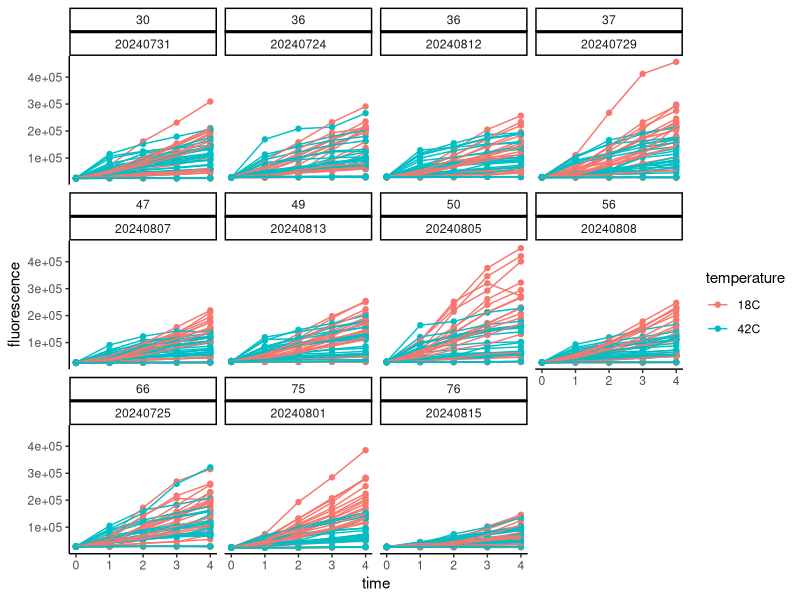
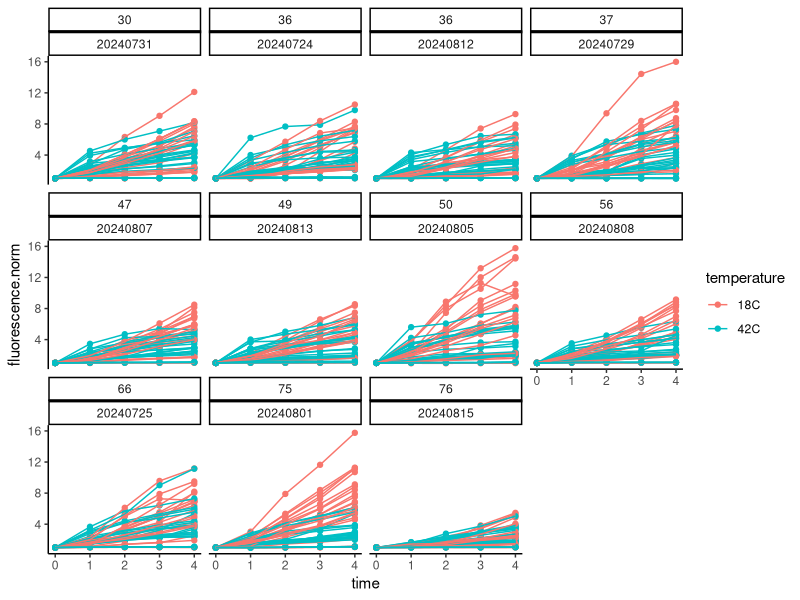
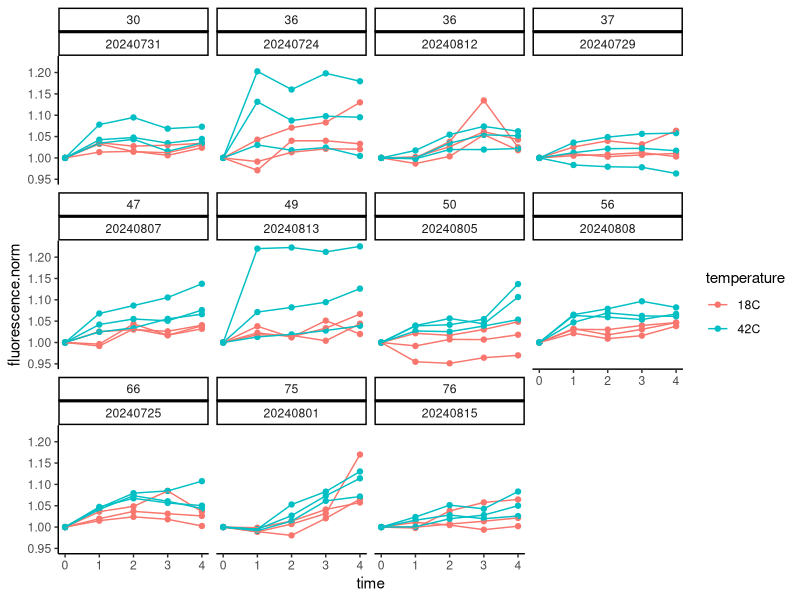
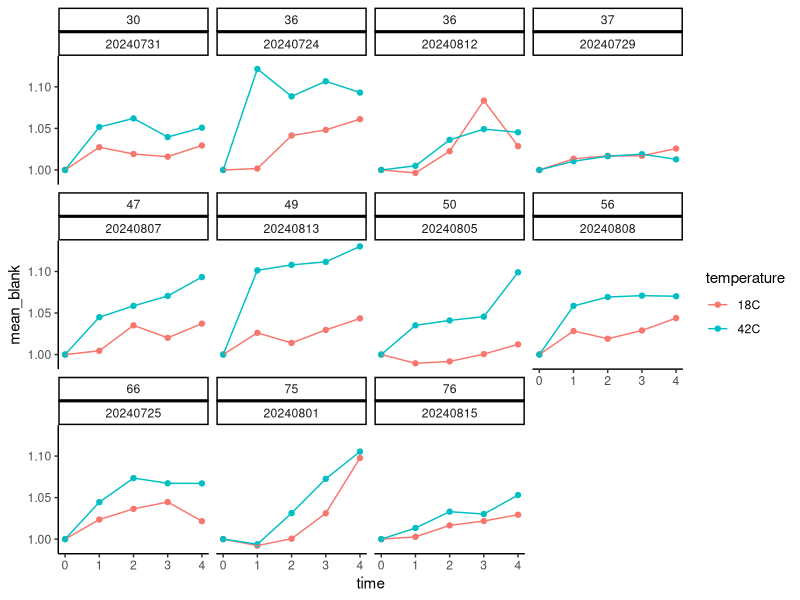
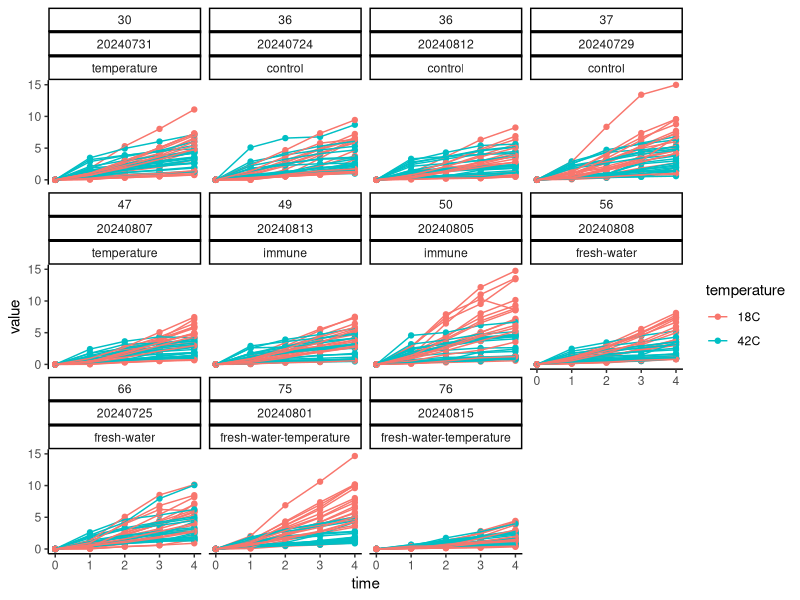
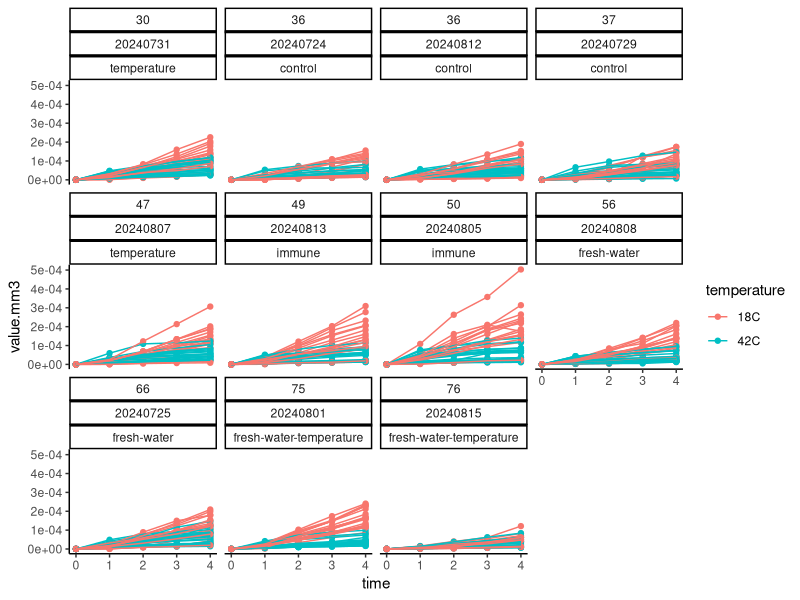
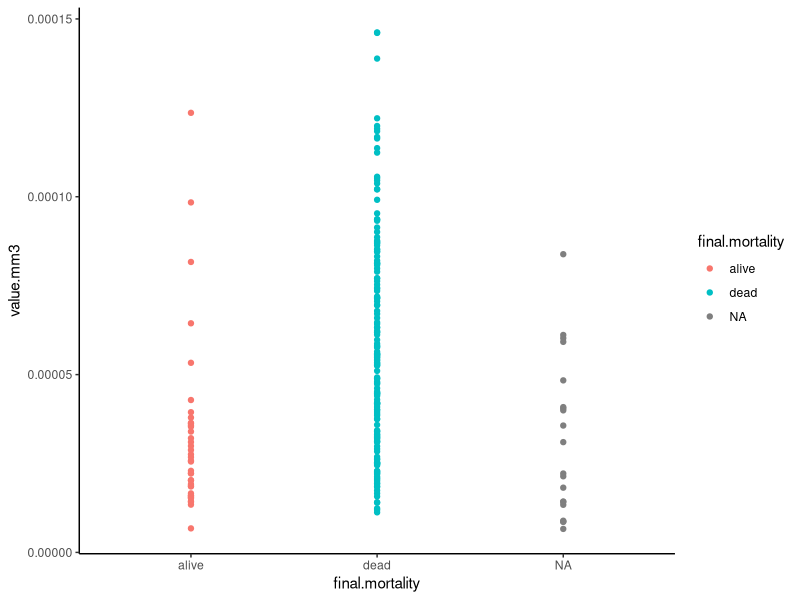
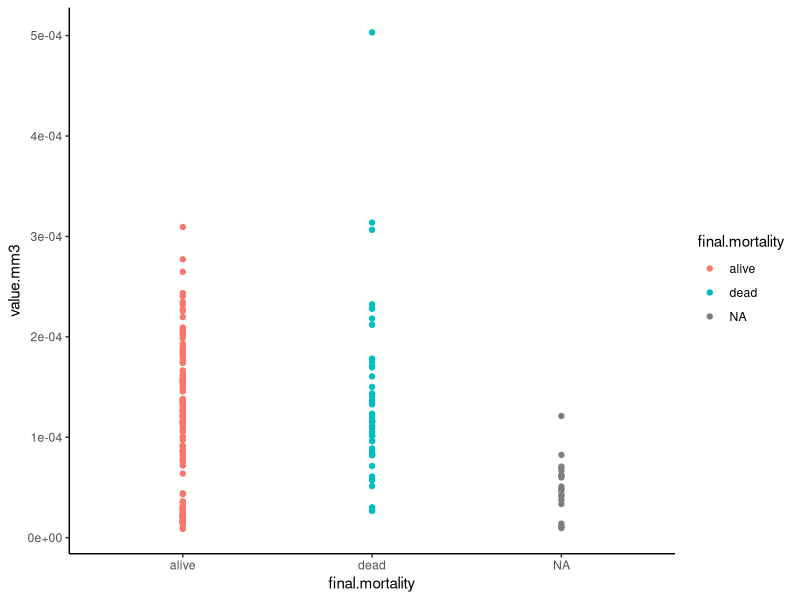

Write R code to recreate these figures, in order. (Note: this script raises an error after producing the figures.)
## ---- chunk 1
knitr::opts_chunk$set(echo = TRUE, warning = FALSE, message = FALSE)
## ---- chunk 2
library(MASS) 
library(tidyverse)
library(ggplot2)
library(readxl)
library(cowplot)
library(lme4)
library(lmerTest)
library(car)
library(effects)
library(emmeans)
## ---- chunk 3
#read in files
data <- read_csv("data/resazurin/resazurin_data.csv")

data<-data%>%
  pivot_longer(names_to="time", values_to="fluorescence", cols=`0`:`4`)%>%
  mutate(time=as.numeric(time))
## ---- chunk 4
surv<-read_excel("data/survival/survival_resazurin.xlsx")

surv<-surv%>%
  pivot_longer(names_to="time", values_to="status", cols=`0`:`24`)%>%
  mutate(time=as.numeric(time))%>%
  rename(date=date.resazurin, sample=oyster)%>%
  mutate(sample=as.character(sample))
## ---- chunk 5
size <- read_csv("data/resazurin/resazurin-size.csv")%>%select(!notes)%>%mutate(sample=as.character(sample))
## ---- chunk 6
data<-left_join(data, surv)

data<-left_join(data,size)
## ---- chunk 7
final<-surv%>%
  filter(time==24)%>%
  rename(final.mortality=status)%>%
  select(!time)

data<-left_join(data, final)
## ---- chunk 8
data<-data%>%
  mutate(final.mortality = case_when(
    final.mortality == 0 ~ "alive",
    final.mortality == 1 ~ "dead",
    TRUE ~ as.character(final.mortality)  # To handle any other values
  ))
## ---- chunk 9
data%>%
  ggplot(aes(x=time, y=fluorescence, colour=temperature, group=sample))+
  facet_wrap(~bag*date)+
  geom_point()+
  geom_line()+
  theme_classic()
## ---- chunk 10
data<-data%>%
  group_by(date, bag, sample, width.mm, length.mm)%>%
  arrange(date, bag, sample)%>%
  mutate(fluorescence.norm=fluorescence/first(fluorescence))
## ---- chunk 11
data%>%
  ggplot(aes(x=time, y=fluorescence.norm, colour=temperature, group=sample))+
  facet_wrap(~bag*date)+
  geom_point()+
  geom_line()+
  theme_classic()
## ---- chunk 12
data%>%
  filter(type=="blank")%>%
  ggplot(aes(x=time, y=fluorescence.norm, colour=temperature, group=sample))+
  facet_wrap(~bag*date)+
  geom_point()+
  geom_line()+
  theme_classic()
## ---- chunk 13
blanks<-data%>%
  filter(type=="blank")%>%
  group_by(date, bag, temperature, time)%>%
  summarise(mean_blank=mean(fluorescence.norm))
## ---- chunk 14
blanks%>%
  ggplot(aes(x=time, y=mean_blank, colour=temperature))+
  facet_wrap(~bag*date)+
  geom_point()+
  geom_line()+
  theme_classic()
## ---- chunk 15
data<-left_join(data, blanks)

data<-data%>%
  filter(!type=="blank")%>%
  mutate(value=fluorescence.norm-mean_blank)
## ---- chunk 16
data%>%
  ggplot(aes(x=time, y=value, colour=temperature, group=sample))+
  facet_wrap(~bag*date*hardening)+
  geom_point()+
  geom_line()+
  theme_classic()
## ---- chunk 17
data<-data%>%
  select(!type)%>%
  select(!fluorescence.norm)%>%
  select(!mean_blank)%>%
  select(!fluorescence)
## ---- chunk 18
data$volume.mm3<-(4/3) * pi * ((data$length.mm/2) * (data$width.mm/2))^2

data$value.mm3<-data$value/data$volume.mm3
## ---- chunk 19
data%>%
  ggplot(aes(x=time, y=value.mm3, colour=temperature, group=sample))+
  facet_wrap(~bag*date*hardening)+
  geom_point()+
  geom_line()+
  theme_classic()
## ---- chunk 20
data%>%
  filter(time==4)%>%
  filter(temperature=="42C")%>%
  
  ggplot(aes(x=final.mortality, y=value.mm3, colour=final.mortality))+
  geom_point()+
  theme_classic()

data%>%
  filter(time==4)%>%
  filter(temperature=="18C")%>%
  
  ggplot(aes(x=final.mortality, y=value.mm3, colour=final.mortality))+
  geom_point()+
  theme_classic()
## ---- chunk 21
data%>%
  filter(time==4)%>%
  
  ggplot(aes(x=volume.mm3, y=final.mortality, colour=final.mortality))+
  geom_violin()+
  theme_classic()
## ---- chunk 22
data$time<-as.factor(data$time)
## ---- chunk 23
hist(data$volume.mm3)
## ---- chunk 24
data<-data%>%
  filter(volume.mm3<150000)

hist(data$volume.mm3)
## ---- chunk 25
model.size<-lmer(sqrt(value) ~ time * temperature * scale(volume.mm3) + (1|bag) + (1|date:bag:sample), data=data)

summary(model.size)
anova(model.size)
rand(model.size)

qqPlot(residuals(model.size))

plot(Effect(c("volume.mm3"), model.size))
## ---- chunk 26
data%>%
  ggplot(aes(x=time, y=sqrt(value), colour=scale(volume.mm3), group=paste(date, bag, sample)))+
  facet_wrap(~temperature)+
  scale_colour_gradientn(colours=c("blue", "lightblue", "white","pink", "red"))+
  geom_point()+
  geom_line()+
  theme_classic()
## ---- chunk 27
final<-data%>%
  filter(time=="4")
## ---- chunk 28
model.size2<-lmer(sqrt(value) ~ temperature * scale(volume.mm3) + (1|bag), data=data)

summary(model.size2)
anova(model.size2)
rand(model.size2)

qqPlot(residuals(model.size2))

plot(Effect(c("volume.mm3"), model.size2))
## ---- chunk 29
final%>%
  
  ggplot(aes(x=volume.mm3, y=sqrt(value)))+
  #facet_wrap(~temperature)+
  geom_point()+
  geom_smooth(method="lm")+
  theme_classic()
## ---- chunk 30
correlation18C <- lm(sqrt(value) ~ volume.mm3, data = final%>%filter(temperature=="18C"))

corrplot18C<-ggplot(final%>%filter(temperature=="18C"), aes(x = volume.mm3, y = sqrt(value))) +
      geom_point() + 
      geom_smooth(method = "lm", se = TRUE) + 
      theme_classic()+
      labs(title = "y=8.101e-06 + 1.631 (18°C)");corrplot18C
  
      
correlation42C <- lm(sqrt(value) ~ volume.mm3, data = final%>%filter(temperature=="42C"))

corrplot42C<-ggplot(final%>%filter(temperature=="42C"), aes(x = volume.mm3, y = sqrt(value))) +
      geom_point() + 
      geom_smooth(method = "lm", se = TRUE) + 
      theme_classic()+
      labs(title = "y=5.773e-06 + 1.233 (42°C)");corrplot42C
    
  
## ---- chunk 31
model<-lmer(value.mm3 ~ time * temperature * hardening + (1|bag) + (1|date:bag:sample), data=data)

qqPlot(residuals(model))

hist(data$value.mm3)
## ---- chunk 32
# Extract raw residuals
data$raw_resid <- residuals(model)

# Standardize residuals
data$std_resid <- data$raw_resid / sd(data$raw_resid)

# Flag potential outliers
outlier_threshold <- 3
data$outlier_flag <- abs(data$std_resid) > outlier_threshold

# Filter rows flagged as outliers
outliers <- data %>% filter(outlier_flag == TRUE)
print(outliers)

# Plot standardized residuals
ggplot(data, aes(x = seq_along(std_resid), y = std_resid)) +
  geom_point(aes(color = outlier_flag), size = 2) +
  geom_hline(yintercept = c(-outlier_threshold, outlier_threshold), linetype = "dashed", color = "red") +
  labs(title = "Standardized Residuals with Outliers", x = "Index", y = "Standardized Residual") +
  theme_minimal()
## ---- chunk 33
data<-data%>%
  filter(!outlier_flag==TRUE)
## ---- chunk 34
hist(data$value.mm3)
## ---- chunk 35
data<-data%>%
  filter(!c(time=="4"& hardening=="temperature" & final.mortality=="alive" & temperature=="42C" & value.mm3>0.0001))
## ---- chunk 36
data%>%
  ggplot(aes(x=time, y=value.mm3, colour=temperature, group=sample))+
  facet_wrap(~bag*date*hardening)+
  geom_point()+
  geom_line()+
  theme_classic()
## ---- chunk 37
model<-lmer(sqrt(value.mm3) ~ time * temperature * hardening + (1|hardening:bag) + (1|date:bag:sample), data=data)

summary(model)
anova(model)
rand(model)

qqPlot(residuals(model))
## ---- chunk 38
plot1<-data%>%

  ggplot(aes(x=time, y=value.mm3, color=temperature, fill=temperature))+
  facet_grid(~hardening)+
  geom_point(alpha=0.5)+
  geom_smooth(aes(group=temperature))+
  scale_colour_manual(values=c("cyan4", "orange"))+
  scale_fill_manual(values=c("cyan4", "orange"))+
  theme_classic()+
  xlab("Hour");plot1

plot1a<-data%>%

  ggplot(aes(x=time, y=value.mm3, color=hardening, fill=hardening))+
  facet_grid(~temperature)+
  geom_point(alpha=0.5)+
  geom_smooth(aes(group=hardening))+
  #scale_colour_manual(values=c("cyan4", "orange"))+
  #scale_fill_manual(values=c("cyan4", "orange"))+
  theme_classic()+
  xlab("Hour");plot1a
## ---- chunk 39
plot2<-data%>%
  group_by(temperature, hardening, time)%>%
  summarize(mean=mean(value.mm3, na.rm=TRUE), se=sd(value.mm3, na.rm=TRUE)/sqrt(length(value.mm3)))%>%

  ggplot(aes(x=time, y=mean, color=temperature, fill=temperature))+
  facet_grid(~hardening)+
  geom_point(alpha=0.5)+
  geom_errorbar(aes(ymin=mean-se, ymax=mean+se), width=0.1)+
  geom_line(aes(group=temperature))+
  scale_colour_manual(values=c("cyan4", "orange"))+
  scale_fill_manual(values=c("cyan4", "orange"))+
  theme_classic()+
  xlab("Hour");plot2

plot2a<-data%>%
  group_by(temperature, hardening, time)%>%
  summarise(mean=mean(value.mm3, na.rm=TRUE), se=sd(value.mm3, na.rm=TRUE)/sqrt(length(value.mm3)))%>%

  ggplot(aes(x=time, y=mean, color=hardening, fill=hardening))+
  facet_grid(~temperature)+
  geom_errorbar(aes(ymin=mean-se, ymax=mean+se), width=0.1)+
  geom_point(alpha=0.5)+
  geom_line(aes(group=hardening))+
  #scale_colour_manual(values=c("cyan4", "orange"))+
  #scale_fill_manual(values=c("cyan4", "orange"))+
  theme_classic()+
  xlab("Hour");plot2a
## ---- chunk 40
anova(model)

emm<-emmeans(model, ~hardening|temperature|time, adjust = "tukey")
pairs(emm)

## ---- chunk 41
emm<-emmeans(model, ~temperature|hardening|time, adjust = "tukey")
pairs(emm)
## ---- chunk 42
final<-data%>%
  filter(time==4)

model2<-lmer(sqrt(value.mm3) ~ temperature * hardening + (1|hardening:bag), data=final)
summary(model2)

qqPlot(residuals(model2))

hist(final$value.mm3)
## ---- chunk 43
# Extract raw residuals
final$raw_resid <- residuals(model2)

# Standardize residuals
final$std_resid <- final$raw_resid / sd(final$raw_resid)

# Flag potential outliers
outlier_threshold <- 3
final$outlier_flag <- abs(final$std_resid) > outlier_threshold

# Filter rows flagged as outliers
outliers <- final %>% filter(outlier_flag == TRUE)
print(outliers)

# Plot standardized residuals
ggplot(final, aes(x = seq_along(std_resid), y = std_resid)) +
  geom_point(aes(color = outlier_flag), size = 2) +
  geom_hline(yintercept = c(-outlier_threshold, outlier_threshold), linetype = "dashed", color = "red") +
  labs(title = "Standardized Residuals with Outliers", x = "Index", y = "Standardized Residual") +
  theme_minimal()
## ---- chunk 44
hist(final$value.mm3)
## ---- chunk 45
final%>%
  ggplot(aes(x=hardening, y=value.mm3, colour=temperature, group=sample))+
  geom_point()+
  theme_classic()
## ---- chunk 46
model2<-lmer(sqrt(value.mm3) ~ temperature * hardening + (1|hardening:bag), data=final)

summary(model2)
anova(model2)
rand(model2)

qqPlot(residuals(model2))
## ---- chunk 47
plot3<-final%>%

  ggplot(aes(x=hardening, y=value.mm3, color=temperature))+
  geom_boxplot(position=position_dodge(0.5))+
  geom_point(alpha=0.5, position=position_dodge(0.5))+
  scale_colour_manual(values=c("cyan4", "orange"))+
  theme_classic()+
  xlab("Hardening Treatment");plot3

plot3a<-final%>%

  ggplot(aes(x=temperature, y=value.mm3, color=hardening))+
  geom_boxplot(position=position_dodge(0.9))+
  geom_point(alpha=0.5, position=position_dodge(0.9))+
  #scale_colour_manual(values=c("cyan4", "orange"))+
  theme_classic()+
  xlab("Temperature");plot3a
## ---- chunk 48
plot4<-final%>%
  group_by(temperature, hardening)%>%
  summarise(mean=mean(value.mm3, na.rm=TRUE), se=sd(value.mm3, na.rm=TRUE)/sqrt(length(value.mm3)))%>%

  ggplot(aes(x=hardening, y=mean, color=temperature, fill=temperature))+
  geom_point(alpha=0.5)+
  geom_errorbar(aes(ymin=mean-se, ymax=mean+se), width=0.1)+
  scale_colour_manual(values=c("cyan4", "orange"))+
  scale_fill_manual(values=c("cyan4", "orange"))+
  theme_classic()+
  xlab("Hardening Treatment");plot4

plot4a<-final%>%
  group_by(temperature, hardening)%>%
  summarise(mean=mean(value.mm3, na.rm=TRUE), se=sd(value.mm3, na.rm=TRUE)/sqrt(length(value.mm3)))%>%

  ggplot(aes(x=temperature, y=mean, color=hardening, fill=hardening))+
  geom_point(alpha=0.5, position=position_dodge(0.7))+
  geom_errorbar(aes(ymin=mean-se, ymax=mean+se), width=0.1, position=position_dodge(0.7))+
  #scale_colour_manual(values=c("cyan4", "orange"))+
  #scale_fill_manual(values=c("cyan4", "orange"))+
  theme_classic()+
  xlab("Temperature");plot4a
## ---- chunk 49
anova(model2)

emm<-emmeans(model2, ~hardening|temperature, adjust = "tukey")
pairs(emm)

## ---- chunk 50
emm<-emmeans(model, ~temperature|hardening, adjust = "tukey")
pairs(emm)

## ---- chunk 51
final_mort<-data%>%
  filter(time==4)

model3<-lmer(sqrt(value.mm3) ~ temperature * hardening * final.mortality + (1|hardening:bag), data=final_mort)

qqPlot(residuals(model3))

hist(final_mort$value.mm3)
## ---- chunk 52
# Extract raw residuals
final_mort$raw_resid <- residuals(model3)

# Standardize residuals
final_mort$std_resid <- final_mort$raw_resid / sd(final_mort$raw_resid)

# Flag potential outliers
outlier_threshold <- 3
final_mort$outlier_flag <- abs(final_mort$std_resid) > outlier_threshold

# Filter rows flagged as outliers
outliers <- final_mort %>% filter(outlier_flag == TRUE)
print(outliers)

# Plot standardized residuals
ggplot(final_mort, aes(x = seq_along(std_resid), y = std_resid)) +
  geom_point(aes(color = outlier_flag), size = 2) +
  geom_hline(yintercept = c(-outlier_threshold, outlier_threshold), linetype = "dashed", color = "red") +
  labs(title = "Standardized Residuals with Outliers", x = "Index", y = "Standardized Residual") +
  theme_minimal()
## ---- chunk 53
hist(final$value.mm3)
## ---- chunk 54
final%>%
  ggplot(aes(x=hardening, y=value.mm3, colour=temperature, group=sample))+
  facet_wrap(~final.mortality)+
  geom_point(position=position_dodge(0.5))+
  theme_classic()
## ---- chunk 55
model3<-lmer(sqrt(value.mm3) ~ temperature * hardening * final.mortality + (1|hardening:bag), data=final)

summary(model3)
anova(model3)
rand(model3)

qqPlot(residuals(model3))
## ---- chunk 56
plot5<-final%>%

  ggplot(aes(x=hardening, y=value.mm3, color=final.mortality))+
  facet_grid(~temperature)+
  geom_boxplot(position=position_dodge(0.5))+
  geom_point(alpha=0.5, position=position_dodge(0.5))+
  scale_colour_manual(values=c("darkgray", "darkred"))+
  theme_classic()+
  xlab("Hardening Treatment");plot5

plot5a<-final%>%

  ggplot(aes(x=hardening, y=value.mm3, color=temperature))+
  facet_grid(~final.mortality)+
  geom_boxplot(position=position_dodge(0.9))+
  geom_point(alpha=0.5, position=position_dodge(0.9))+
  scale_colour_manual(values=c("cyan4", "orange"))+
  theme_classic()+
  xlab("Temperature");plot5a

plot5b<-final%>%

  ggplot(aes(x=final.mortality, y=value.mm3, color=temperature))+
  facet_grid(~hardening)+
  geom_boxplot(position=position_dodge(0.9))+
  geom_point(alpha=0.5, position=position_dodge(0.9))+
  scale_colour_manual(values=c("cyan4", "orange"))+
  theme_classic()+
  xlab("Final Mortality");plot5b
## ---- chunk 57
plot6<-final%>%
  group_by(hardening, final.mortality, temperature)%>%
  summarise(mean=mean(value.mm3, na.rm=TRUE), se=sd(value.mm3, na.rm=TRUE)/sqrt(length(value.mm3)))%>%

  ggplot(aes(x=hardening, y=mean, color=final.mortality))+
  facet_grid(~temperature)+
  geom_errorbar(aes(ymin=mean-se, ymax=mean+se), width=0.1, position=position_dodge(0.5))+
  geom_point(alpha=0.5, position=position_dodge(0.5))+
  scale_colour_manual(values=c("darkgray", "darkred"))+
  theme_classic()+
  xlab("Hardening Treatment");plot6

plot6a<-final%>%
  group_by(hardening, final.mortality, temperature)%>%
  summarise(mean=mean(value.mm3, na.rm=TRUE), se=sd(value.mm3, na.rm=TRUE)/sqrt(length(value.mm3)))%>%

  ggplot(aes(x=hardening, y=mean, color=temperature))+
  facet_grid(~final.mortality)+
  geom_point(alpha=0.5, position=position_dodge(0.9))+
  geom_errorbar(aes(ymin=mean-se, ymax=mean+se), width=0.1, position=position_dodge(0.9))+
  scale_colour_manual(values=c("cyan4", "orange"))+
  theme_classic()+
  xlab("Hardening");plot6a

plot6b<-final%>%
  group_by(hardening, final.mortality, temperature)%>%
  summarise(mean=mean(value.mm3, na.rm=TRUE), se=sd(value.mm3, na.rm=TRUE)/sqrt(length(value.mm3)))%>%

  ggplot(aes(x=final.mortality, y=mean, color=temperature))+
  facet_grid(~hardening)+
  geom_line(aes(group=temperature), position=position_dodge(0.9))+
  geom_point(alpha=0.5, position=position_dodge(0.9))+
  geom_errorbar(aes(ymin=mean-se, ymax=mean+se), width=0.1, position=position_dodge(0.9))+
  scale_colour_manual(values=c("cyan4", "orange"))+
  theme_classic()+
  xlab("Final Mortality");plot6b
## ---- chunk 58
anova(model3)

emm<-emmeans(model3, ~final.mortality|temperature|hardening, adjust = "tukey")
pairs(emm)
## ---- chunk 59
final_18C<-data%>%
  filter(time==4)%>%
  filter(temperature=="18C")

model4<-lmer(sqrt(value.mm3) ~ hardening * final.mortality + (1|hardening:bag), data=final_18C)

qqPlot(residuals(model4))

hist(final_18C$value.mm3)
## ---- chunk 60
# Extract raw residuals
final_18C$raw_resid <- residuals(model4)

# Standardize residuals
final_18C$std_resid <- final_18C$raw_resid / sd(final_18C$raw_resid)

# Flag potential outliers
outlier_threshold <- 3
final_18C$outlier_flag <- abs(final_18C$std_resid) > outlier_threshold

# Filter rows flagged as outliers
outliers <- final_18C %>% filter(outlier_flag == TRUE)
print(outliers)

# Plot standardized residuals
ggplot(final_18C, aes(x = seq_along(std_resid), y = std_resid)) +
  geom_point(aes(color = outlier_flag), size = 2) +
  geom_hline(yintercept = c(-outlier_threshold, outlier_threshold), linetype = "dashed", color = "red") +
  labs(title = "Standardized Residuals with Outliers", x = "Index", y = "Standardized Residual") +
  theme_minimal()
## ---- chunk 61
hist(final_18C$value.mm3)
## ---- chunk 62
final_18C%>%
  ggplot(aes(x=hardening, y=value.mm3, colour=final.mortality, group=sample))+
  geom_point(position=position_dodge(0.5))+
  theme_classic()
## ---- chunk 63
model4<-lmer(sqrt(value.mm3) ~ hardening * final.mortality + (1|hardening:bag), data=final_18C)

summary(model4)
anova(model4)
rand(model4)

qqPlot(residuals(model4))
## ---- chunk 64
plot7<-final_18C%>%

  ggplot(aes(x=hardening, y=value.mm3, color=final.mortality))+
  geom_boxplot(position=position_dodge(0.5))+
  geom_point(alpha=0.5, position=position_dodge(0.5))+
  scale_colour_manual(values=c("darkgray", "darkred"))+
  theme_classic()+
  xlab("Hardening Treatment");plot7

plot7a<-final_18C%>%

  ggplot(aes(x=temperature, y=value.mm3, color=hardening))+
  geom_boxplot(position=position_dodge(0.9))+
  geom_point(alpha=0.5, position=position_dodge(0.9))+
  theme_classic()+
  xlab("Temperature");plot7a
## ---- chunk 65
plot8<-final_18C%>%
  group_by(hardening, final.mortality)%>%
  summarise(mean=mean(value.mm3, na.rm=TRUE), se=sd(value.mm3, na.rm=TRUE)/sqrt(length(value.mm3)))%>%
  
  ggplot(aes(x=hardening, y=mean, color=final.mortality))+
  geom_errorbar(aes(ymin=mean-se, ymax=mean+se), width=0.1, position=position_dodge(0.5))+
  geom_point(alpha=0.5, position=position_dodge(0.5))+
  scale_colour_manual(values=c("darkgray", "darkred"))+
  theme_classic()+
  xlab("Hardening Treatment");plot8

plot8a<-final_18C%>%
  group_by(hardening, final.mortality)%>%
  summarise(mean=mean(value.mm3, na.rm=TRUE), se=sd(value.mm3, na.rm=TRUE)/sqrt(length(value.mm3)))%>%

  ggplot(aes(x=final.mortality, y=mean, color=hardening))+
  geom_errorbar(aes(ymin=mean-se, ymax=mean+se), width=0.1, position=position_dodge(0.1))+
  geom_point(alpha=0.5, position=position_dodge(0.1))+
  geom_line(aes(group=hardening))+
  theme_classic()+
  xlab("Final Mortality");plot8a
## ---- chunk 66
anova(model4)

emm<-emmeans(model4, ~final.mortality|hardening, adjust = "tukey")
pairs(emm)
## ---- chunk 67
final_42C<-data%>%
  filter(time==4)%>%
  filter(temperature=="42C")

model5<-lmer(sqrt(value.mm3) ~ hardening * final.mortality + (1|hardening:bag), data=final_42C)

qqPlot(residuals(model5))

hist(final_42C$value.mm3)
## ---- chunk 68
# Extract raw residuals
final_42C$raw_resid <- residuals(model5)

# Standardize residuals
final_42C$std_resid <- final_42C$raw_resid / sd(final_42C$raw_resid)

# Flag potential outliers
outlier_threshold <- 3
final_42C$outlier_flag <- abs(final_42C$std_resid) > outlier_threshold

# Filter rows flagged as outliers
outliers <- final_42C %>% filter(outlier_flag == TRUE)
print(outliers)

# Plot standardized residuals
ggplot(final_42C, aes(x = seq_along(std_resid), y = std_resid)) +
  geom_point(aes(color = outlier_flag), size = 2) +
  geom_hline(yintercept = c(-outlier_threshold, outlier_threshold), linetype = "dashed", color = "red") +
  labs(title = "Standardized Residuals with Outliers", x = "Index", y = "Standardized Residual") +
  theme_minimal()
## ---- chunk 69
hist(final_42C$value.mm3)
## ---- chunk 70
final_42C%>%
  ggplot(aes(x=hardening, y=value.mm3, colour=final.mortality, group=sample))+
  geom_point(position=position_dodge(0.5))+
  theme_classic()
## ---- chunk 71
model5<-lmer(sqrt(value.mm3) ~ hardening * final.mortality + (1|hardening:bag), data=final_42C)

summary(model5)
anova(model5)
rand(model5)

qqPlot(residuals(model5))
## ---- chunk 72
plot9<-final_42C%>%

  ggplot(aes(x=hardening, y=value.mm3, color=final.mortality))+
  geom_boxplot(position=position_dodge(0.5))+
  geom_point(alpha=0.5, position=position_dodge(0.5))+
  scale_colour_manual(values=c("darkgray", "darkred"))+
  theme_classic()+
  xlab("Hardening Treatment");plot9

plot9a<-final_42C%>%

  ggplot(aes(x=temperature, y=value.mm3, color=hardening))+
  geom_boxplot(position=position_dodge(0.9))+
  geom_point(alpha=0.5, position=position_dodge(0.9))+
  theme_classic()+
  xlab("Temperature");plot9a
## ---- chunk 73
plot9<-final_42C%>%
  group_by(hardening, final.mortality)%>%
  summarise(mean=mean(value.mm3, na.rm=TRUE), se=sd(value.mm3, na.rm=TRUE)/sqrt(length(value.mm3)))%>%
  
  ggplot(aes(x=hardening, y=mean, color=final.mortality))+
  geom_errorbar(aes(ymin=mean-se, ymax=mean+se), width=0.1, position=position_dodge(0.5))+
  geom_point(alpha=0.5, position=position_dodge(0.5))+
  scale_colour_manual(values=c("darkgray", "darkred"))+
  theme_classic()+
  xlab("Hardening Treatment");plot9

plot9a<-final_42C%>%
  group_by(hardening, final.mortality)%>%
  summarise(mean=mean(value.mm3, na.rm=TRUE), se=sd(value.mm3, na.rm=TRUE)/sqrt(length(value.mm3)))%>%

  ggplot(aes(x=final.mortality, y=mean, color=hardening))+
  geom_errorbar(aes(ymin=mean-se, ymax=mean+se), width=0.1, position=position_dodge(0.1))+
  geom_point(alpha=0.5, position=position_dodge(0.1))+
  geom_line(aes(group=hardening), position=position_dodge(0.1))+
  theme_classic()+
  xlab("Final Mortality");plot9a
## ---- chunk 74
anova(model5)

emm<-emmeans(model5, ~final.mortality|hardening, adjust = "tukey")
pairs(emm)
